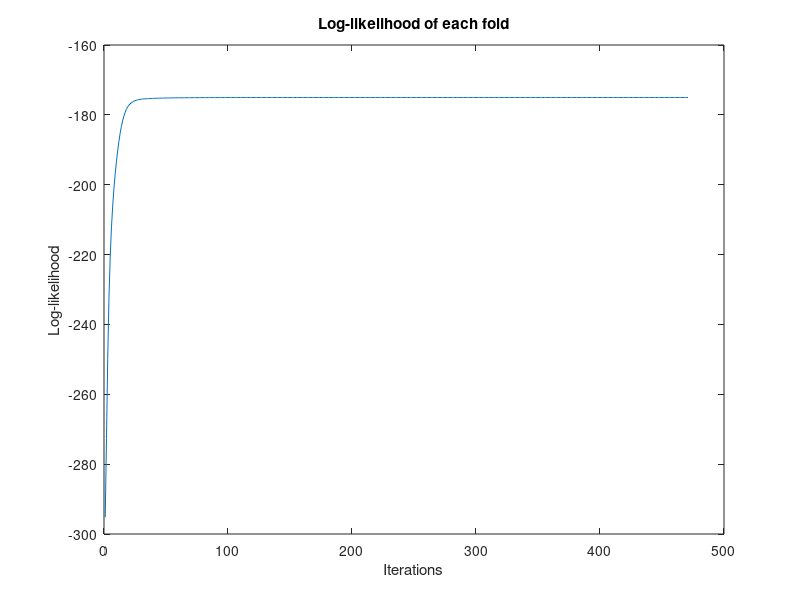
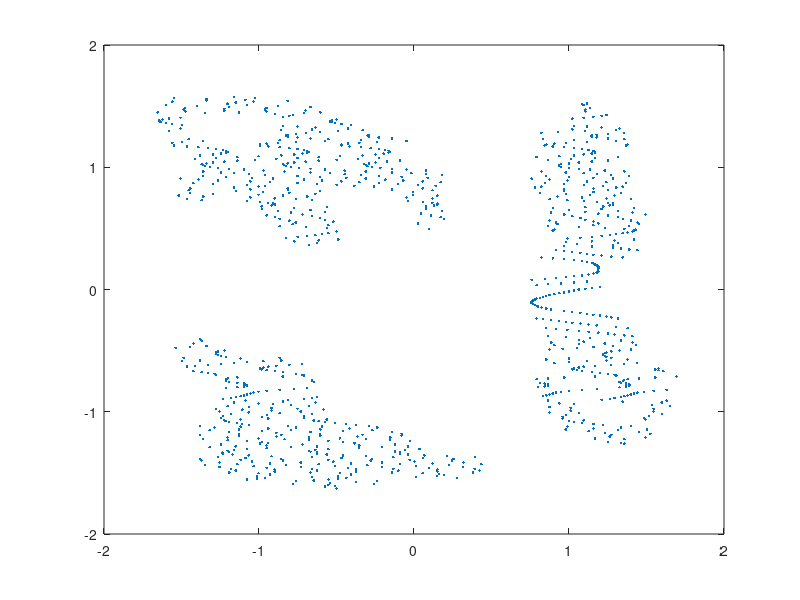

These charts were generated, in order, by the following MATLAB code: (Note: this script raises an error after producing the figures.)
clear all
close all

%% Load data
dataswitch = 1;
if dataswitch
    load clusterdata2d
%     load phT
%     data = normalstates;
%     data = (data - mean(data))/cov(data);
else
    load faithful
    data = X;
    data = (data - mean(data))/cov(data);
end
[N,D] = size(data);
for it = 1:3
    idx = randperm(N);
    data = data(idx,:);
end
data = data(1:N-rem(N,20),:); % To make data divisible by folds
if dataswitch
    nfolds = 10;
else
    nfolds = 5;
end
[N,D] = size(data);
N_test = N/nfolds;
N_train = (nfolds-1) * N_test;

% Calculation of distances in advance
delta_data = repmat(data,1,N);
for it = 1:N
    delta_data(:,(it-1)*D+1:it*D) =...
        delta_data(:,(it-1)*D+1:it*D) - data(it,:);
end

%% Initialize parameters
K = N_train; % try with different parameters
pi_k = 1/K;
% Let mu_k be defined by kernel density estimation
%mu = data1;
% Let Sigma_k be the identity matrix:
Sigma = eye(D);

%% Loop until you're happy
max_iter = 1000; 
% r = zeros(N_test,K);
% Sigma = eye(D);
% Sigmas = zeros(2,2,nfolds);
% log_likelihood = zeros(nfolds, 1);
% CV = cvpartition(N, 'kfold',nfolds);
% tic
% for iter = 1:max_iter
%     fprintf('Iteration: %d\n', iter);
%     %% Compute responsibilities
%     for fold = 1:nfolds
%         R = chol(Sigma,'upper');
%         gain = 1/((2*pi)^(D/2)*det(R))/N_train;
%         mu = data(CV.training(fold),:);
%         data2 = data(CV.test(fold),:);
%         for k = 1:K
%             m = (data2 - mu(k,:))/R;
%             r(:,k) = gain*exp(-0.5*sum(m.*m,2));
%         end
%         rn = r./sum(r,2);
%         %% Update parameters
%         Sigma_sum = zeros(2,2);
%         for k = 1:K
%             Sigma_sum = Sigma_sum + ((rn(:,k).*(data2-mu(k,:)))'*(data2-mu(k,:)));
%         end
%         Sigmas(:,:,fold) = 1/N_test*Sigma_sum;
%         
%         %% Compute log-likelihood of data
%         %log_likelihood(fold) = sum(log(sum(r,2)),1);
%         tmp_var = zeros(N_test, N_train);
%         for k = 1:K
%             tmp_var(:,k) = tmp_var(:,k)  + mvnpdf(data2, mu(k,:), Sigmas(:,:,fold)) * pi_k;
%         end
%         log_likelihood(fold) = sum(log(sum(tmp_var,2)),1);
%     end
%     % Extract the maximum likelihood sigma of the 10 folds
%     [maxLL, maxIdx] = max(log_likelihood);
%     LL(iter) = maxLL;
%     
%     % Put the MLE of sigma
%     Sigma = Sigmas(:,:,maxIdx);
%     log_likelihood = zeros(nfolds,1);
%     % End...
%     if iter > 5
%         if norm(pdist(LL(iter-4:iter)'),'inf') < 1e-12 % diff is faster!!
%             break;
%         end
%     end
% end % for
% toc
% Sigma
r_vector = zeros(N_test,K,nfolds);
Sigma = eye(D);
Sigmas = zeros(D,D,nfolds);
log_likelihood = zeros(nfolds, 1);
maxIdx = 1;
tic
% Preparation of data
delta_x_ver3 = cell(nfolds,1);
for fold = 1:nfolds
    delta_x_ver1 = [delta_data((fold-1)*N_test+1:fold*N_test,1:(fold-1)*N_test*D)...
        delta_data((fold-1)*N_test+1:fold*N_test,fold*N_test*D+1:end)];
    delta_x_ver2 = zeros(size(delta_x_ver1));
    for iter2 = 1:D
        delta_x_ver2(:,(iter2-1)*N_train+1:iter2*N_train) = delta_x_ver1(:,iter2:D:end);
    end
    delta_x_ver3{fold} = reshape(delta_x_ver2,N_train*N_test,D);
    R = chol(Sigma,'upper');
    gain = 1/((2*pi)^(D/2)*det(R))/N_train;
    m = delta_x_ver3{fold}/R;
    r_vector(:,:,fold) = reshape(gain*exp(-0.5*sum(m.*m,2)),N_test,N_train);
end
for iter = 1:max_iter
    if rem(iter,100) == 0
        fprintf('Iteration: %d\n', iter);
    end
    %% Compute responsibilities
    for fold = 1:nfolds
        rn = r_vector(:,:,maxIdx)./sum(r_vector(:,:,maxIdx),2);
        %% Update parameters
        Sigmas(:,:,fold) = 1/N_test*((reshape(rn,N_train*N_test,1).*delta_x_ver3{fold})'*delta_x_ver3{fold});
        %% Compute log-likelihood of data
        R = chol(Sigmas(:,:,fold),'upper');
        gain = 1/((2*pi)^(D/2)*det(R))/N_train;
        m = delta_x_ver3{fold}/R;
        r_vector(:,:,fold) = reshape(gain*exp(-0.5*sum(m.*m,2)),N_test,N_train);
        log_likelihood(fold) = sum(log(sum(r_vector(:,:,fold),2)),1);
    end
    % Extract the maximum likelihood sigma of the 10 folds
    [maxLL, maxIdx] = max(log_likelihood);
    LL(iter) = maxLL;
    
    % Put the MLE of sigma
    Sigma = Sigmas(:,:,maxIdx);
    % End...
    if iter > 5
        if norm(pdist(LL(iter-4:iter)'),'inf') < 1e-12 % diff is faster!!
            break;
        end
    end
end % for
toc
%% Plot log-likelihood -- did we converge?
figure(1)
plot(LL);
xlabel('Iterations'); ylabel('Log-likelihood');
title('Log-likelihood of each fold')

%% Plot data
figure(2);
if (D == 2)
    plot(data(:, 1), data(:, 2), '.');
elseif (D == 3)
    plot3(data(:, 1), data(:, 2), data(:, 3), '.');
end % if
hold on
for it = 1:N
    plot_normal(data(it,:), Sigma);
end % for
hold off

%% Plot distribution
figure(3)
gm = gmdistribution(data,Sigma);
if dataswitch
    fsurf(@(x,y)reshape(pdf(gm,[x(:),y(:)]),size(x)),[-2 2 -2 2])
else
    fsurf(@(x,y)reshape(pdf(gm,[x(:),y(:)]),size(x)),[-8 6 -0.6 0.6])
end
